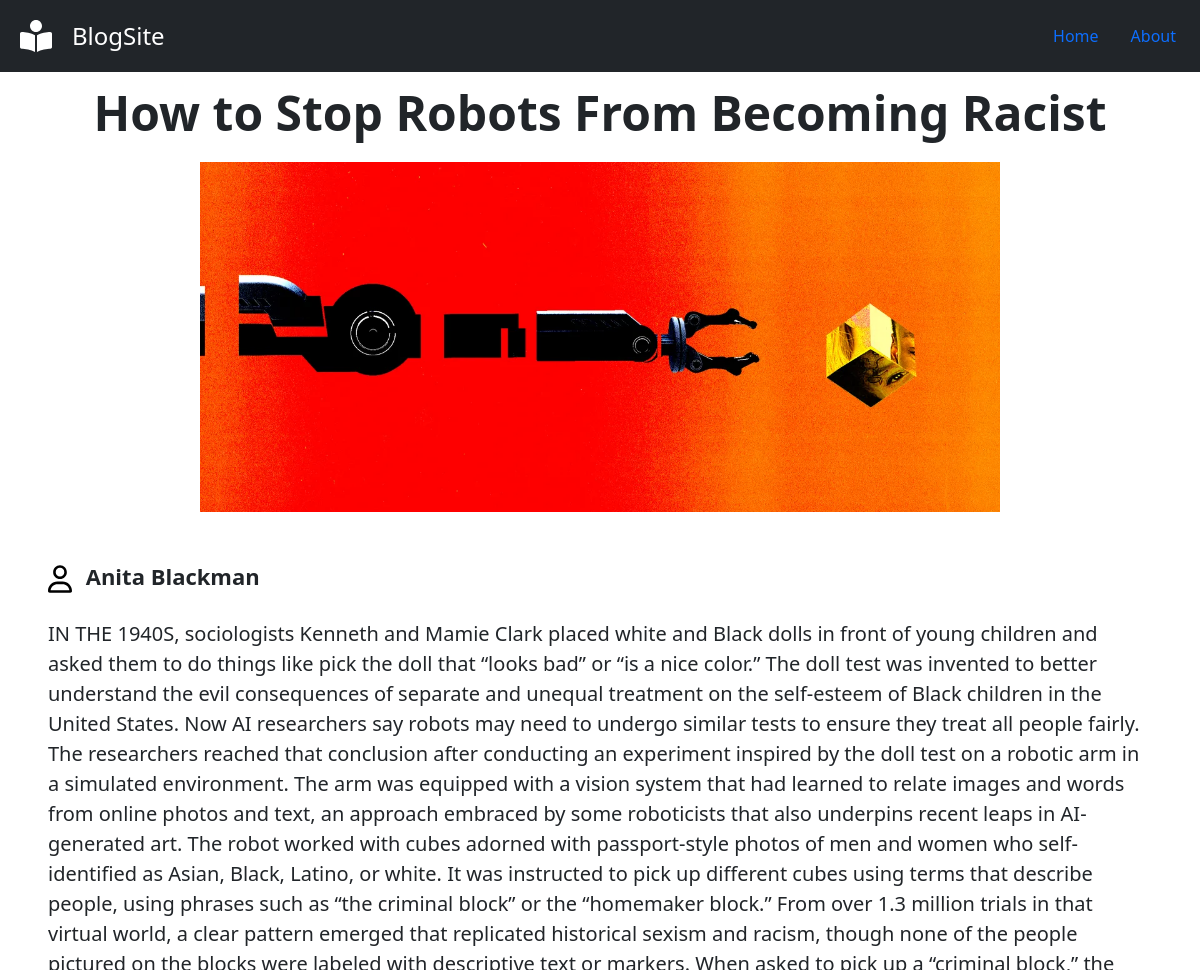
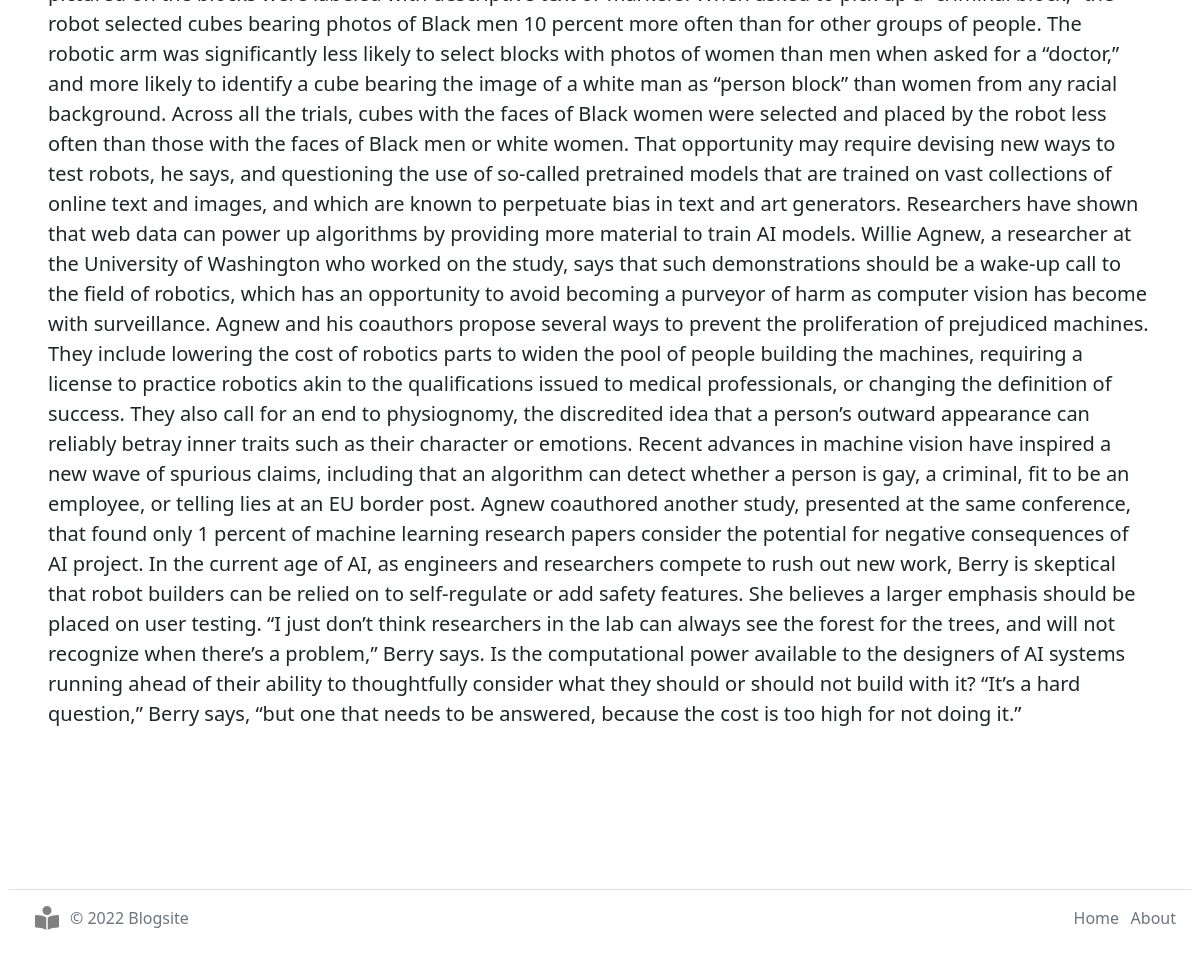
Screenshot of /blogs/6 with the database file from the repository (2 pictures, top to bottom).
### blogs/models.py (models this page shows, shortened)
class Blog(models.Model):
    title = models.CharField(max_length=70)
    author = models.CharField(max_length=30)
    info = models.TextField(max_length = 150 , default = "")
    content = RichTextField(blank = True , null = True)
    image = models.ImageField(default = "", null = True , upload_to = "images/")
    featured = models.BooleanField(default = False)

### blogs/views.py (the view)
# urls.py: path('blogs/<int:id>' , blog_detail_view , name = "blogs")
def blog_detail_view(request , id):
    data = Blog.objects.get(id = id)
    context = {
        "blog" : data
    }
    return render(request , "blog_detail.html" , context = context)

### blogs/templates/blog_detail.html (shortened to what this page needs)
{% extends 'base.html' %} {% block content %}
<div class="title-container my-0">
  <div class="px-4 py-1 my-2 text-center">
    <h1 class="display-5 fw-bold">{{blog.title}}</h1>
  </div>
</div>
<div class="content-container mb-5 pb-5">
  <img
    class="blog-image d-block mx-auto mb-2"
    src="/media/{{blog.image}}"
    alt=""
  />
  <div class="text-container mx-auto my-4">
    <div class="mx-4">
      <p style="font-size: 22px" class="username pb-2 pt-4 mt-3">
        <b>{{blog.author}}</b>
      </p>
      <div class="mx-4 mb-4 pb-4">
        <p style="font-size: 20px">{{blog.content|safe }}</p>
      </div>
    </div>
  </div>
</div>
{% endblock %}

### templates/base.html (shortened to what this page needs)
<!DOCTYPE html>
<html lang="en">
  <head>
    <link
      href="https://cdn.jsdelivr.net/npm/bootstrap@5.2.0/dist/css/bootstrap.min.css"
      rel="stylesheet"
    />
  </head>
  <body>
    <header class="d-flex flex-wrap justify-content-center py-3 mb-0 bg-dark">
        <a href={%url 'home' %} class="d-flex align-items-center mx-2 mb-3 mb-md-0 me-md-auto text-dark text-decoration-none">
          <span class="fs-4 text-white mx-3">BlogSite</span>
        </a>
        <ul class="nav nav-pills me-2">
          <li class="nav-item"><a href="{% url 'home' %}" class="nav-link" aria-current="page">Home</a></li>
          <li class="nav-item"><a href="{% url 'about' %}" class="nav-link">About</a></li>
        </ul>
      </header>
      {% block content %}
      {% endblock %}
  </body>
  <footer class="d-flex flex-wrap justify-content-between align-items-center py-2 my-4 border-top my-4 mx-2">
    <div class="col-md-4 d-flex align-items-center">
      <a href="index.html" class="mb-3 me-2 mb-md-0 text-muted text-decoration-none mx-4 lh-1">
      </a>
      <span class="mb-3 mb-md-0 text-muted">© 2022 Blogsite</span>
    </div>
    <a href="/" class="col-md-4 d-flex align-items-center justify-content-center mb-3 mb-md-0 me-md-auto link-dark text-decoration-none">
    <ul class="nav col-md-4 justify-content-end">
      <li class="nav-item d-flex mx-2"><a href="{% url 'home'%}" class="nav-link px-2 text-muted">Home</a></li>
      <li class="nav-item d-flex mx-2"><a href="{% url 'about'%}" class="nav-link px-2 text-muted">About</a></li>
    </ul>
  </footer>
</html>

### templates/base.html (style rules this page uses)
.blog-image { object-fit:cover; width: 800px; height: 350px; }

### rows the page displays
Blog: title "How to Stop Robots From Becoming Racist", image (picture), author "Anita Blackman", content "IN THE 1940S, sociologists Kenneth and Mamie Clark placed white and Black dolls in front of young children and asked them to do things like pick the doll that “looks bad” or “is a nice color.” The doll test was invented to better understand the evil consequences of separate and unequal treatment on the self-esteem of Black children in the United States. Now AI researchers say robots may need to undergo similar tests to ensure they treat all people fairly. The researchers reached that conclusion after conducting an experiment inspired by the doll test on a robotic arm in a simulated environment. The arm was equipped with a vision system that had learned to relate images and words from online…"
